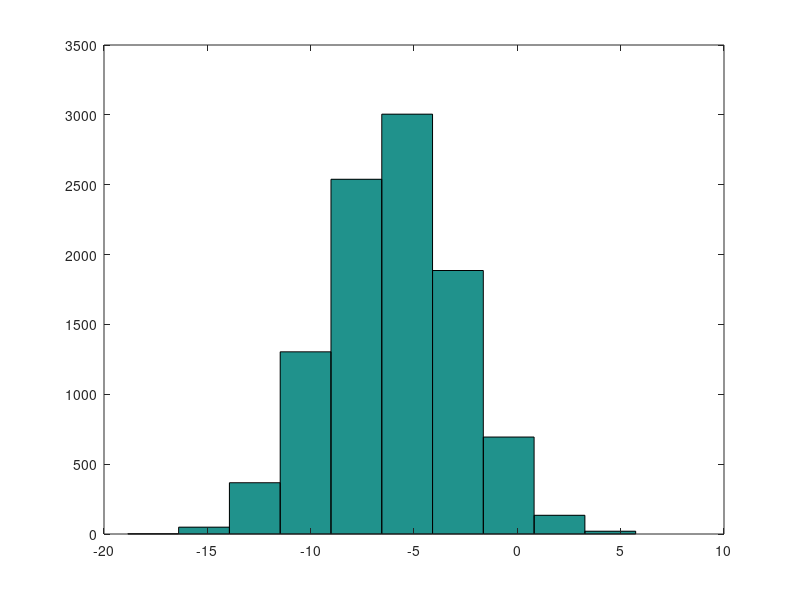

Here is the MATLAB script that generated this plot:
% Notes for Week 2 > Octave Tutorial
%

5+6
3-2
5*8
1/2
2^6

1 == 2 %false
1 ~= 2 %true
1 && 0 %AND
1 || 0 %OR
a = 3; %semicolon supressing output
b = 'hi';
b

c = (3>=1);
c

a=pi;
a
disp(a);

disp(sprintf('2 decimals: %0.2f', a))
disp(sprintf('2 decimals: %0.6f', a))


A = [1 2; 3 4; 5 6]

Y = [1 2 3]

V = [1; 2; 3]

v = 1:0.1:2

v = 1:6

ones(2,3)

c = 2*ones(2,3)

w = ones(1,3)

w = zeros(1,3)

w = rand(1,3)

rand(3,3)

w = randn(1,3) %drawn from gaussian distribution
w = -6 + sqrt(10)*randn(1,10000)

hist(w)
















